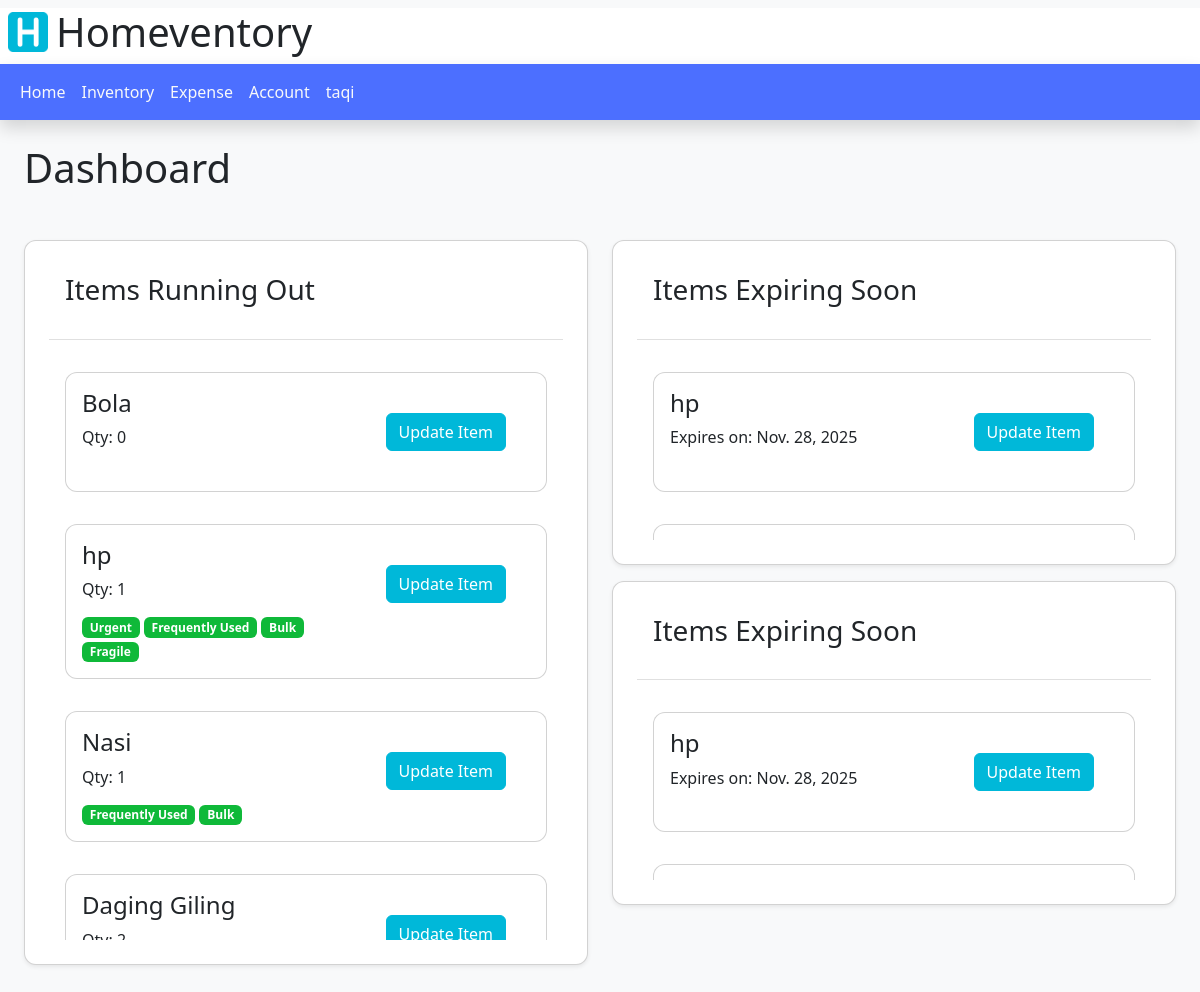
The app's page / (signed in), older data.
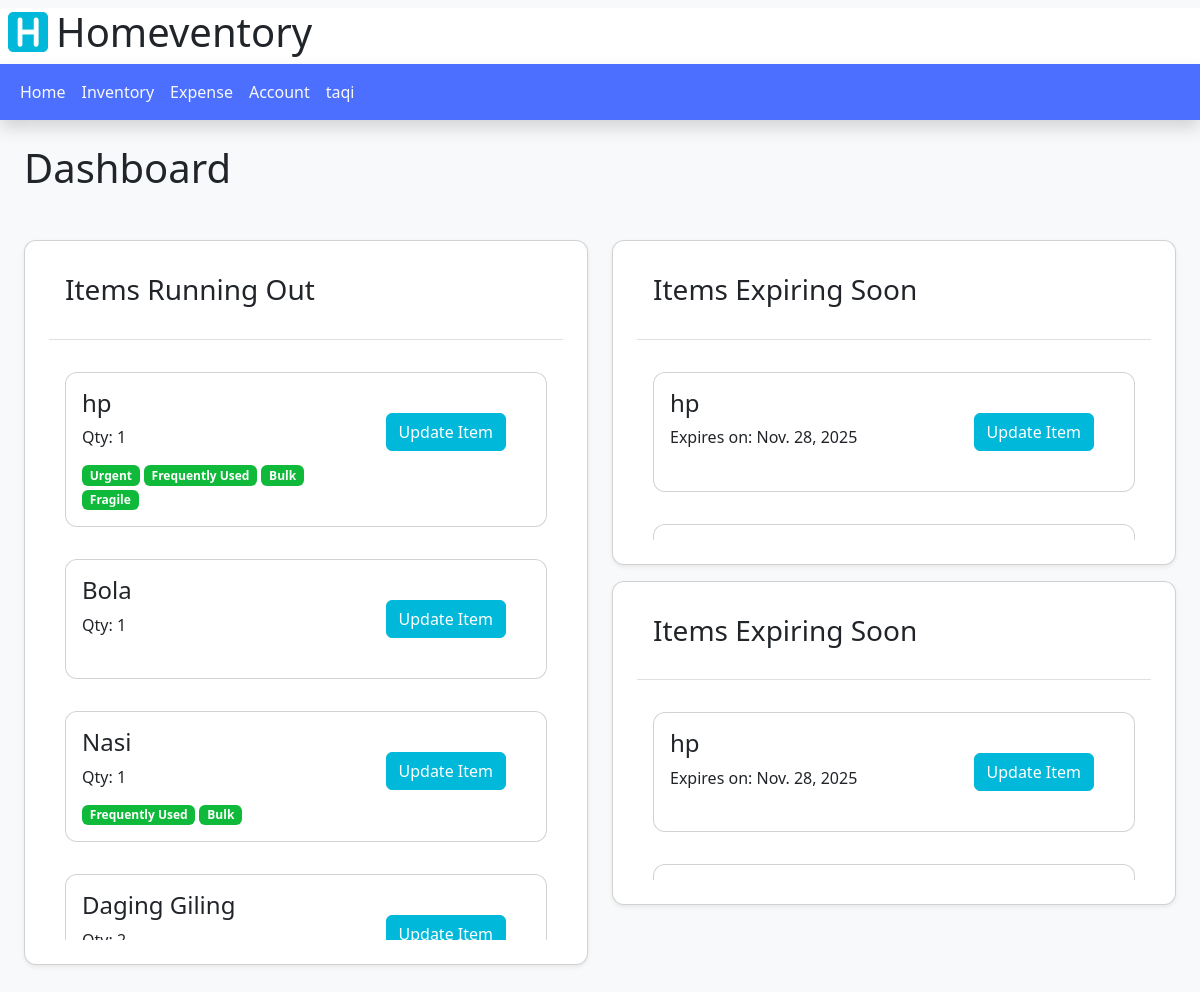
The same page, newer data.
### inventory/models.py (models this page shows, shortened)
class Inventory(models.Model):
    item_id = models.CharField(max_length=50,primary_key=True, unique=True)
    item_name = models.CharField(max_length=100)
    item_price = models.DecimalField(max_digits=10, decimal_places=2, blank=True, null=True)
    quantity = models.IntegerField()
    unit = models.ForeignKey(Unit, on_delete=models.CASCADE, null=True, blank=True)
    expiry_date = models.DateField(null=True, blank=True)
    note = models.TextField(blank=True)
    category = models.ForeignKey(Category, on_delete=models.CASCADE)
    tags = models.ManyToManyField(Tag, blank=True)
    created_at = models.DateTimeField(auto_now_add=True)
    updated_at = models.DateTimeField(auto_now=True)
    household = models.ForeignKey(Household, on_delete=models.CASCADE)

class Tag(models.Model):
    tag_name = models.CharField(max_length=100)
    household = models.ForeignKey(Household, on_delete=models.CASCADE)

### home/views.py (the view)
@login_required
def index(request):
    membership = HouseholdMember.objects.filter(user=request.user).first()
    if not membership:
        return render(request, 'home/no_household.html', {
            'message': "You currently don't have a household. Please create one."
        })
    household = membership.household
    soon_expiring = Inventory.objects.filter(
        household=household,
        expiry_date__lte=timezone.now() + timedelta(days=7)
        ).order_by('expiry_date')
    low_stock = Inventory.objects.filter(
        household=household,
        quantity__lte=3
        ).order_by('quantity')
    return render(request, 'home/index.html', {
        'soon_expiring': soon_expiring,
        'low_stock': low_stock
    })

### home/templates/home/index.html (shortened to what this page needs)
{% extends 'base.html' %}
{% block content %}
<h1 class="m-4">Dashboard</h1>
<div class="container-fluid p-4">
    <div class="row">
        <div class="col-sm-6">
            <div class="card p-4 shadow-sm">
                <div class="card-header">
                    <h3 class="card-title mb-4">Items Running Out</h3>
                </div>
                <div class="card-body scrollable-card-600">
                    {% for item in low_stock %}
                    <div class="row mt-3">
                        <div class="col mb-3">
                            <div class="card">
                                <div class="card-body">
                                    <a class="btn btn-primary m-4 float-end" href="{% url 'item_edit' item.item_id %}">Update Item</a>
                                    <h4 class="card-title">{{ item.item_name }}</h4>
                                    <p class="card-text">Qty: {{ item.quantity }}</p>
                                    <div class="d-flex flex-wrap gap-1 mt-auto">
                                    {% if item.tags %}
                                        {% for tag in item.tags.all %}
                                            <span class="badge tag-info">{{ tag.tag_name }}</span>
                                        {% endfor %}
                                    {% endif %}
                                    </div>
                                </div>
                            </div>
                        </div>
                    </div>
                    {% empty %}
                        <p>No low stock items 🎉</p>
                    {% endfor %}
                </div>
            </div>
        </div>
        <div class="col-sm-6">
            <div class="row-sm-6 mb-3">
                <div class="card p-4 shadow-sm">
                    <div class="card-header">
                        <h3 class="card-title mb-4">Items Expiring Soon</h3>
                    </div>
                    <div class="card-body scrollable-card-200">
                        {% for item in soon_expiring %}
                        <div class="row mt-3">
                            <div class="col mb-3">
                                <div class="card">
                                    <div class="card-body">
                                        <a class="btn btn-primary m-4 float-end" href="{% url 'item_edit' item.item_id %}">Update Item</a>
                                        <h4 class="card-title">{{ item.item_name }}</h4>
                                        <p class="card-text">Expires on: {{ item.expiry_date }}</p>
                                    </div>
                                </div>
                            </div>
                        </div>
                        {% empty %}
                            <p>No items expiring soon 🎉</p>
                        {% endfor %}
                    </div>
                </div>
            </div>
            <div class="row-sm-6">
                <div class="card p-4 shadow-sm">
                    <div class="card-header">
                        <h3 class="card-title mb-4">Items Expiring Soon</h3>
                    </div>
                    <div class="card-body scrollable-card-200">
                        {% for item in soon_expiring %}
                        <div class="row mt-3">
                            <div class="col mb-3">
                                <div class="card">
                                    <div class="card-body">
                                        <a class="btn btn-primary m-4 float-end" href="{% url 'item_edit' item.item_id %}">Update Item</a>
                                        <h4 class="card-title">{{ item.item_name }}</h4>
                                        <p class="card-text">Expires on: {{ item.expiry_date }}</p>
                                    </div>
                                </div>
                            </div>
                        </div>
                        {% empty %}
                            <p>No items expiring soon 🎉</p>
                        {% endfor %}
                    </div>
                </div>
            </div>
        </div>
    </div>
</div>
{% endblock %}

### templates/base.html (shortened to what this page needs)
{% load static %}
<!DOCTYPE html>
<html>
<head>
    <link rel="stylesheet" href="{% static 'bootstrap/bootstrap.min.css' %}">
    <link rel="stylesheet" href="{% static 'css/style.css' %}?v=1">
</head>
<body>
    <header class="bg-white">
        <h1 class="d-flex align-items-center gap-2 m-2">
            <img src="{% static 'images/logo.png' %}" alt="Logo" style="height: 40px;">
            Homeventory
        </h1>
        <nav class="navbar navbar-expand-lg bg-secondary bg-dark shadow">
            <div class="container-fluid">
                <div class="collapse navbar-collapse" id="mainNavbar">
                    <ul class="navbar-nav me-auto mb-2 mb-lg-0">
                        <li class="nav-item">
                            <a class="nav-link link-light" href="/">Home</a>
                        </li>
                        <li class="nav-item">
                            <a class="nav-link link-light" href="/inventory/">Inventory</a>
                        </li>
                        <li class="nav-item">
                            <a class="nav-link link-light" href="/expense/">Expense</a>
                        </li>
                        <li class="nav-item">
                            <a class="nav-link link-light" href="/account/settings/">Account</a>
                        </li>
                        {% if user.is_authenticated %}
                        <li class="nav-item">
                            <a class="nav-link link-light" href="/account/logout/">{{ user.username }}</a>
                        </li>
                        {% else %}
                        <li class="nav-item">
                            <a class="nav-link link-light" href="/account/login/">Login</a>
                        </li>
                        {% endif %}
                    </ul>
                </div>
            </div>
        </nav>
    </header>
    {% block content %}{% endblock %}
    <div aria-live="polite" aria-atomic="true" class="position-relative">
        <div class="toast-container position-fixed top-0 end-0 p-3">
        </div>
    </div>
</body>
</html>

### static/css/style.css (style rules this page uses)
body { background-color: #f8f9fa; }
.card { border-radius: 12px; }
:root { --bs-primary: #00B8D9; --bs-secondary: #4C6FFF; --bs-info: #0fb939; }
.bg-secondary { background-color: var(--bs-secondary) !important; }
.badge.tag-info { background-color: #0fb939 !important; }
.btn-primary { background-color: var(--bs-primary) !important; border-color: var(--bs-primary) !important; }
.scrollable-card-600 { max-height: 600px; overflow-y: auto; padding-bottom: 10px; }
.scrollable-card-200 { max-height: 200px; overflow-y: auto; padding-bottom: 10px; }
.card-header { background-color: #ffffff; border-bottom: 1px solid #e0e0e0; }

Row changes from the older to the newer data that the page shows:
shown differently, row unchanged: Inventory "hp": moves up the list
changed Inventory "Bola": quantity "0" → "1"
